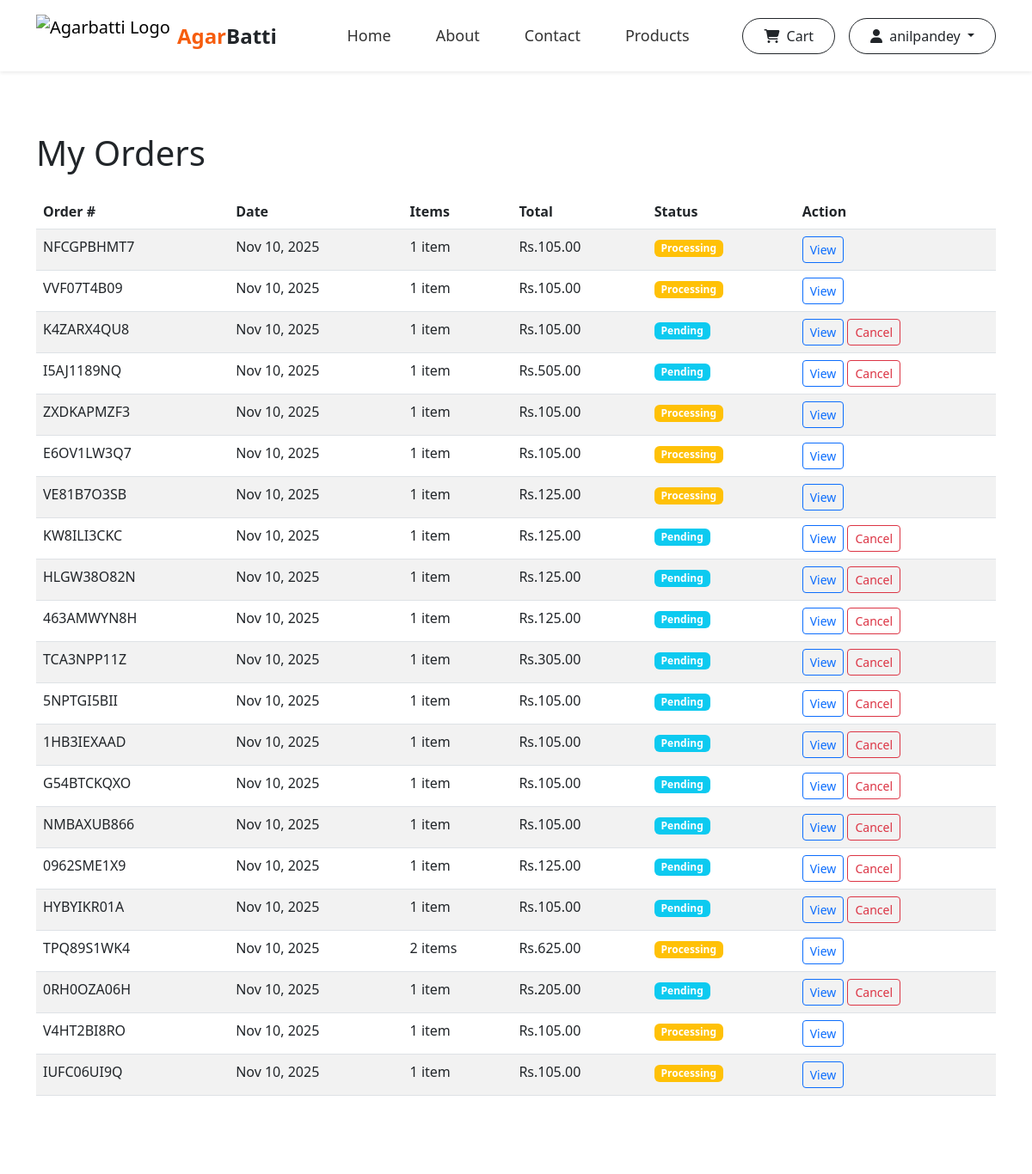
The page /orders/history/ (signed in, upper part) on the database as committed earlier.
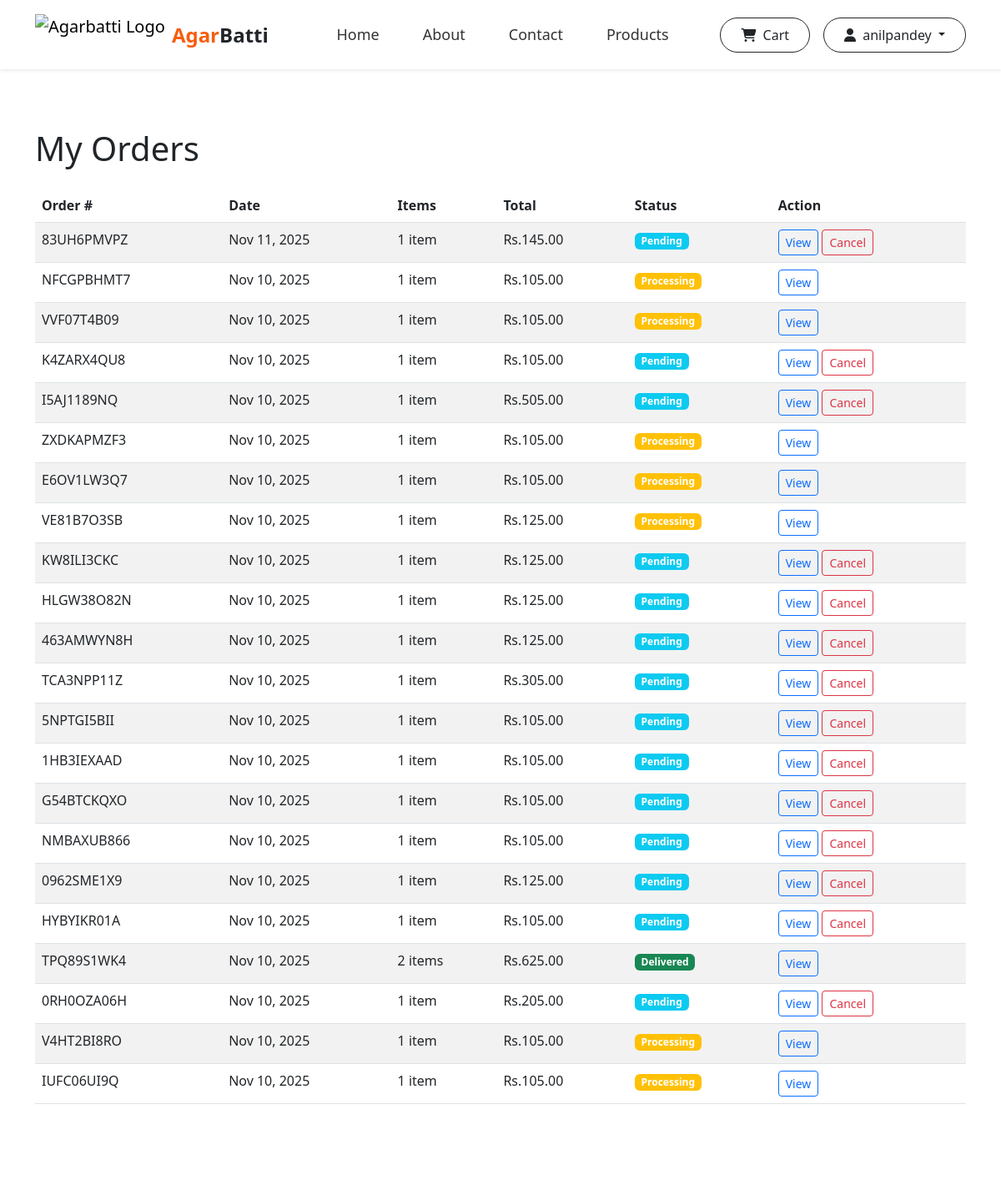
The same page on the database as committed later.
### order/models.py (models this page shows, shortened)
class Order(models.Model):
    PENDING = 'Pending'
    PROCESSING = 'Processing'
    SHIPPED = 'Shipped'
    DELIVERED = 'Delivered'
    CANCELLED = 'Cancelled'
    STATUS_CHOICES = [
        (PENDING, 'Pending'),
        (PROCESSING, 'Processing'),
        (SHIPPED, 'Shipped'),
        (DELIVERED, 'Delivered'),
        (CANCELLED, 'Cancelled'),
    ]
    ESEWA = 'eSewa'
    CASH_ON_DELIVERY = 'Cash on Delivery'
    PAYMENT_METHOD_CHOICES = [
        (ESEWA, 'eSewa'),
        (CASH_ON_DELIVERY, 'Cash on Delivery'),
    ]
    PAYMENT_PENDING = 'Pending'
    PAYMENT_PAID = 'Paid'
    PAYMENT_FAILED = 'Failed'
    PAYMENT_STATUS_CHOICES = [
        (PAYMENT_PENDING, 'Pending'),
        (PAYMENT_PAID, 'Paid'),
        (PAYMENT_FAILED, 'Failed'),
    ]
    phone_validator = RegexValidator(
        regex=r'^(97|98)\d{8}$',
        message='Enter a valid Nepali 10-digit mobile number starting with 97 or 98.'
    )
    user = models.ForeignKey(settings.AUTH_USER_MODEL, on_delete=models.CASCADE)
    order_number = models.CharField(max_length=20, unique=True)
    status = models.CharField(max_length=20, choices=STATUS_CHOICES, default=PENDING)
    total = models.DecimalField(max_digits=10, decimal_places=2)
    created_at = models.DateTimeField(auto_now_add=True)
    updated_at = models.DateTimeField(auto_now=True)
    shipping_address = models.TextField()
    phone = models.CharField(max_length=10, validators=[phone_validator])
    notes = models.TextField(blank=True)
    payment_method = models.CharField(
        max_length=50,
        choices=PAYMENT_METHOD_CHOICES,
        default=CASH_ON_DELIVERY
    )
    esewa_ref_id = models.CharField(max_length=100, blank=True, null=True)
    is_payment_verified = models.BooleanField(default=False)
    payment_status = models.CharField(
        max_length=20,
        choices=PAYMENT_STATUS_CHOICES,
        default=PAYMENT_PENDING
    )

### order/views.py (the view)
# urls.py: path('history/', views.order_history, name='order_history'),
@login_required
def order_history(request):
    orders = Order.objects.filter(user=request.user).order_by('-created_at')
    return render(request, 'order/order_history.html', {'orders': orders})

### order/templates/order/order_history.html (shortened to what this page needs)
{% extends 'main/base.html' %}
{% block content %}
<div class="container py-5">
    <h1 class="mb-4">My Orders</h1>
    {% if orders %}
    <div class="table-responsive">
        <table class="table table-striped">
            <thead>
                <tr>
                    <th>Order #</th>
                    <th>Date</th>
                    <th>Items</th>
                    <th>Total</th>
                    <th>Status</th>
                    <th>Action</th>
                </tr>
            </thead>
            <tbody>
                {% for order in orders %}
                <tr>
                    <td>{{ order.order_number }}</td>
                    <td>{{ order.created_at|date:"M d, Y" }}</td>
                    <td>{{ order.items.count }} item{{ order.items.count|pluralize }}</td>
                    <td>Rs.{{ order.total }}</td>
                    <td>
                        <span class="badge
                            {% if order.status == 'Delivered' %}bg-success
                            {% elif order.status == 'Cancelled' %}bg-danger
                            {% elif order.status == 'Processing' %}bg-warning
                            {% else %}bg-info{% endif %}">
                            {{ order.status }}
                        </span>
                    </td>
                    <td>
                        <a href="{% url 'order_detail' order.id %}" class="btn btn-sm btn-outline-primary">View</a>
                        {% if order.status == 'Pending' %}
                        <a href="{% url 'cancel_order' order.id %}" class="btn btn-sm btn-outline-danger">Cancel</a>
                        {% endif %}
                    </td>
                </tr>
                {% endfor %}
            </tbody>
        </table>
    </div>
    {% else %}
    <div class="alert alert-info">
        You haven't purchased any agarbatti yet. <a href="{% url 'item_list' %}">Shop now</a> to get started.
    </div>
    {% endif %}
</div>
{% endblock %}

Rows that differ between the two databases and show on the page:
added Order: order_number "83UH6PMVPZ", created_at "Nov 11, 2025", items.count "1", total "145.00", status "Pending", shows "Cancel"
changed Order "TPQ89S1WK4": status "Processing" → "Delivered"
